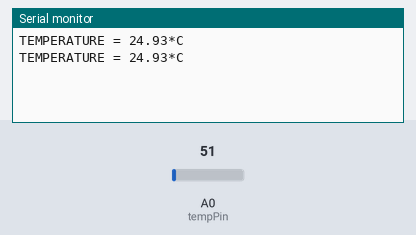
Bench run of a sketch on a simulated Arduino Uno, built with avr-gcc and run on an emulated ATmega328P. Parts: the last lines printed to the serial monitor. The inputs (shaded band) are chosen by the test bench; at power-on: A0 (tempPin) = 51.

Above: at 1.8 s.
1.9 s: A0 (tempPin) set to 61
At 2.8 s:
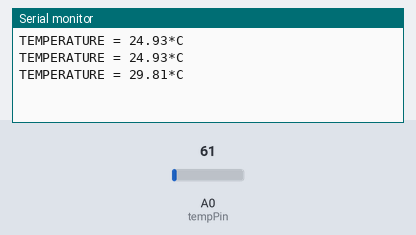
3.4 s: A0 (tempPin) set to 71
At 4.8 s:
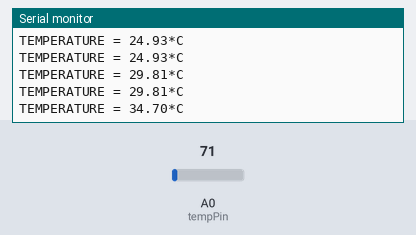
Timing chart, 0 to 6.4 s (numbered marks = the images above; inputs shaded):
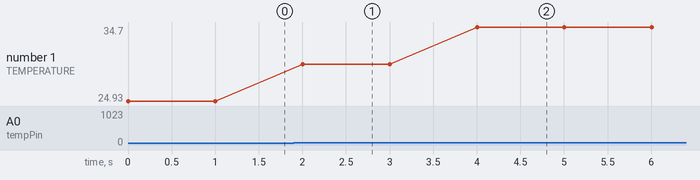

Measured:
- after the input at 1.9 s, the serial monitor: prints a new line after 0.10 s (image 1)
- after the input at 3.4 s, the serial monitor: prints a new line after 0.60 s (image 2)
- plotted number 1: 24.93 → 29.81 after the input at 1.9 s, 29.81 → 34.7 after the input at 3.4 s

The sketch:

temp.ino
```cpp
float temp,value;
float volt = 0;
int tempPin = 0;

void setup() {
   Serial.begin(9600);
}

void loop() {
   value = analogRead(tempPin);
   // read analog volt from sensor and save to variable temp
   volt = (5.0/1023.0)*value;
  temp = volt/0.01;
   // convert the analog volt to its temperature equivalent
   Serial.print("TEMPERATURE = ");
   Serial.print(temp); // display temperature value
   Serial.print("*C");
   Serial.println();
   delay(1000); // update sensor reading each one second
}
```
